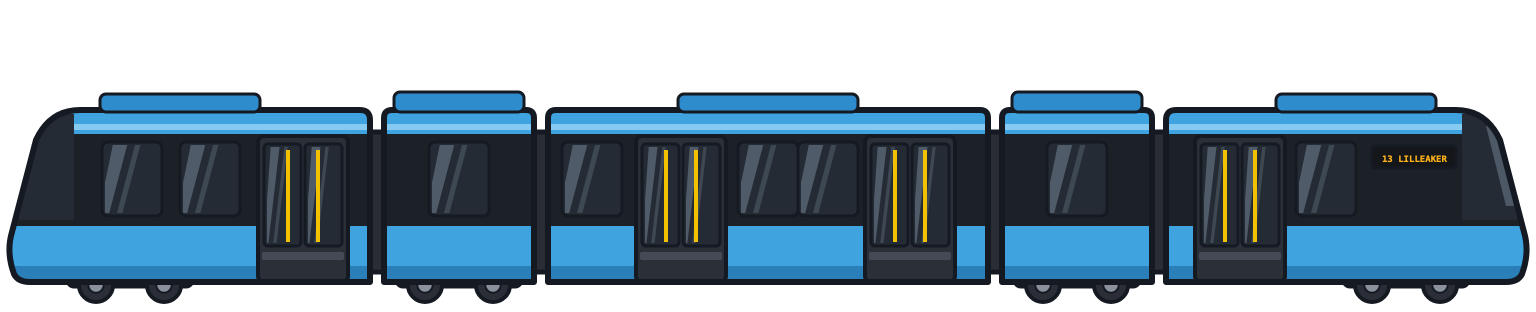
#> input picture assets/vehicles/hires/tram-new.png, 3072 x 624 px (shown at 1/2 size)
$ python neon_tram.py
#> lines starting #> are read from the running program, lines starting #| are printed output that depends on the picture
#!/usr/bin/env python3
"""Recolor the tram's blue and yellow accents for Neon Oslo."""

from pathlib import Path

from PIL import Image


ROOT = Path(__file__).resolve().parents[2]
SOURCE = ROOT / "assets/vehicles/hires/tram-new.png"
OUTPUT = ROOT / "assets/vehicles/hires/tram-neon.png"


def main():
    image = Image.open(SOURCE).convert("RGBA")
#> image is the input picture: PIL image 3072x624 RGBA; mean R, G, B, A 27.5, 47.8, 61.4, 149.6
    pixels = image.load()
    for y in range(image.height):
        for x in range(image.width):
            r, g, b, a = pixels[x, y]
            if a and b > g > r and b - r > 0.35 * b and g - r > 0.25 * (b - r):
                pixels[x, y] = tuple(min(255, round(b * channel / 224)) for channel in (43, 240, 255)) + (a,)
            elif a and r > 20 and g > 15 and r > g * 1.08 and g > b * 1.5:
                pixels[x, y] = tuple(min(255, round(r * channel / 242)) for channel in (255, 43, 214)) + (a,)
    image.save(OUTPUT)
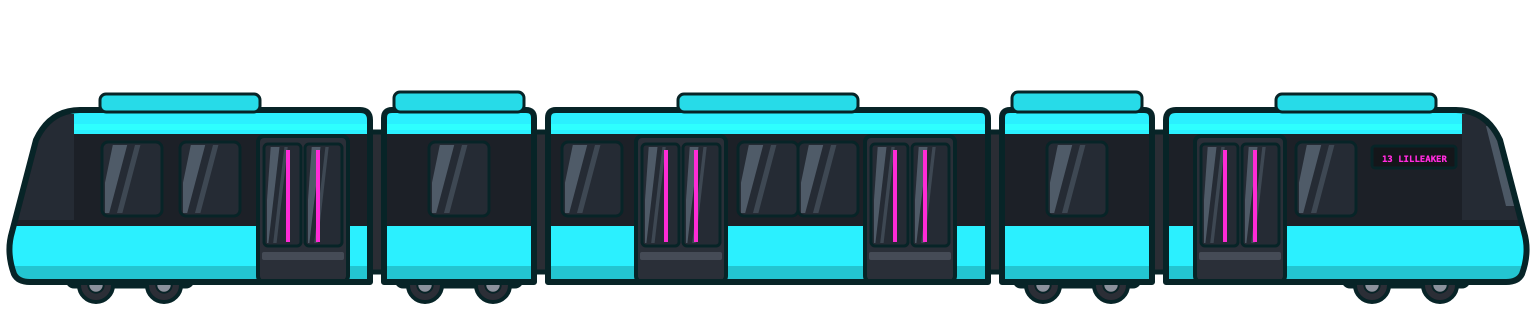
#> saved as tram-neon.png: PIL image 3072x624 RGBA (shown at 1/2 size); mean R, G, B, A 21.7, 62.5, 68.9, 149.6; transparent parts drawn white


if __name__ == "__main__":
    main()

$ run again, with assets/vehicles/hires/airport-express-cab.png copied over assets/vehicles/hires/tram-new.png
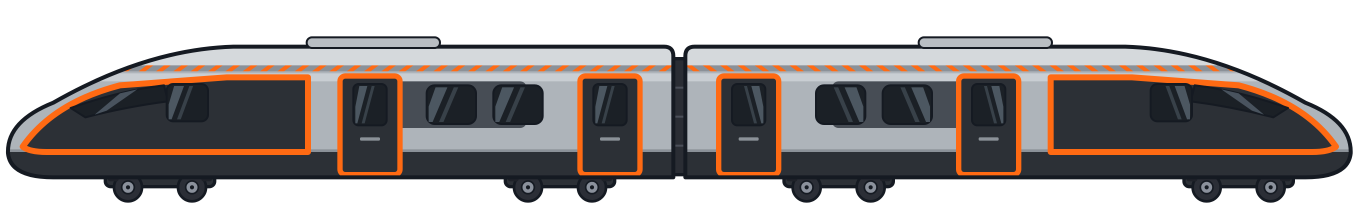
#> input picture assets/vehicles/hires/airport-express-cab.png, 4076 x 624 px (shown at 1/3 size)
#> in main, image is the input picture: PIL image 4076x624 RGBA; mean R, G, B, A 64.6, 58.6, 56.9, 158.6
#> in main, `image.save(OUTPUT)`:
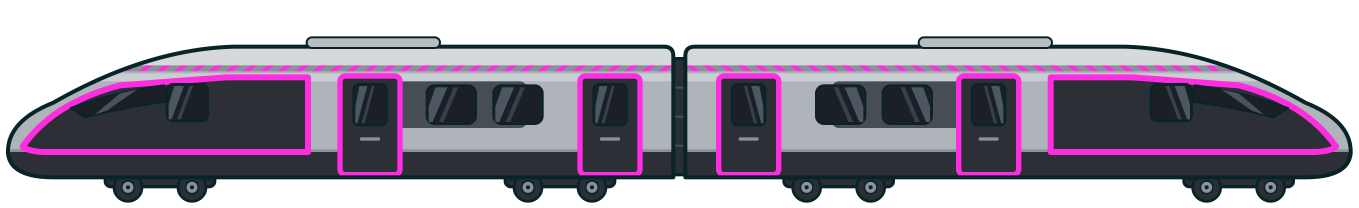
#> saved as tram-neon.png: PIL image 4076x624 RGBA (shown at 1/3 size); mean R, G, B, A 63.7, 55.6, 69.2, 158.6; transparent parts drawn white

$ run again, with assets/vehicles/hires/airport-express.png copied over assets/vehicles/hires/tram-new.png
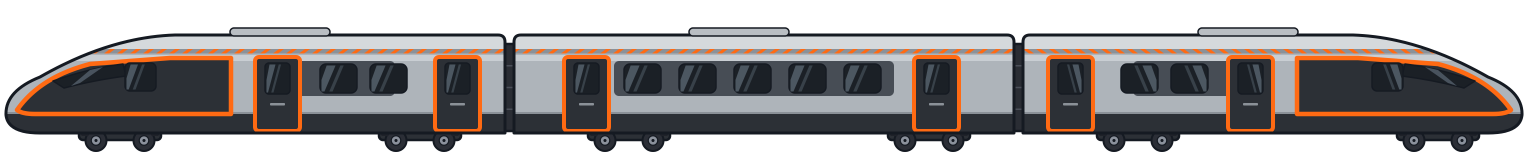
#> input picture assets/vehicles/hires/airport-express.png, 6112 x 624 px (shown at 1/4 size)
#> in main, image is the input picture: PIL image 6112x624 RGBA; mean R, G, B, A 68.6, 64.1, 63.3, 163.4
#> in main, `image.save(OUTPUT)`:
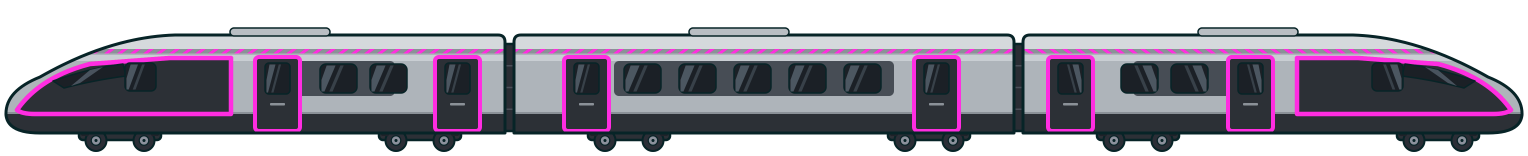
#> saved as tram-neon.png: PIL image 6112x624 RGBA (shown at 1/4 size); mean R, G, B, A 67.7, 61.7, 73.9, 163.4; transparent parts drawn white

$ run again, with assets/vehicles/hires/bus-green.png copied over assets/vehicles/hires/tram-new.png
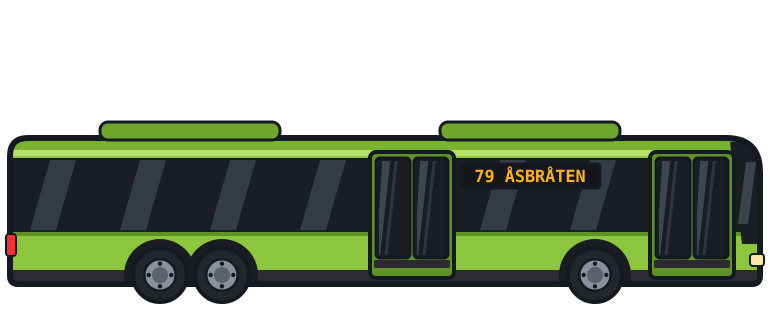
#> input picture assets/vehicles/hires/bus-green.png, 1540 x 624 px (shown at 1/2 size)
#> in main, image is the input picture: PIL image 1540x624 RGBA; mean R, G, B, A 31.5, 40.8, 24.3, 129.3
#> in main, `image.save(OUTPUT)`:
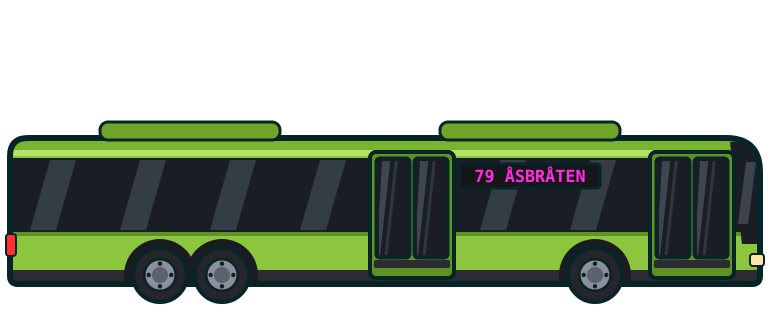
#> saved as tram-neon.png: PIL image 1540x624 RGBA (shown at 1/2 size); mean R, G, B, A 30.4, 41.3, 25.2, 129.3; transparent parts drawn white
